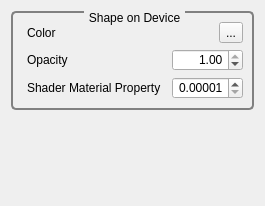
<?xml version="1.0" encoding="UTF-8"?>
<ui version="4.0">
 <class>GvQCustomEditor</class>
 <widget class="QWidget" name="GvQCustomEditor">
  <property name="geometry">
   <rect>
    <x>0</x>
    <y>0</y>
    <width>230</width>
    <height>206</height>
   </rect>
  </property>
  <property name="windowTitle">
   <string>Custom Editor</string>
  </property>
  <property name="styleSheet">
   <string>QGroupBox
{
     background-color: qlineargradient(x1: 0, y1: 0, x2: 0, y2: 1,
                                       stop: 0 #E0E0E0, stop: 1 #FFFFFF);
     border: 2px solid gray;
     border-radius: 5px;
     margin-top: 1ex; /* leave space at the top for the title */
 }

 QGroupBox::title
{
	 subcontrol-origin: margin;
     subcontrol-position: top center; /* position at the top center */
     padding: 0 3px;
     background-color: qlineargradient(x1: 0, y1: 0, x2: 0, y2: 1,
                                       stop: 0 #FFOECE, stop: 1 #FFFFFF);
 }

QLabel
{
	border-radius: 4px;
	padding: 2px;
 }
</string>
  </property>
  <layout class="QVBoxLayout" name="verticalLayout">
   <item>
    <widget class="QGroupBox" name="mUnitsFormatGroup">
     <property name="title">
      <string>Shape on Device</string>
     </property>
     <layout class="QGridLayout" name="gridLayout_2">
      <item row="0" column="0">
       <widget class="QLabel" name="labelPositionFormatCombo">
        <property name="text">
         <string>Color</string>
        </property>
       </widget>
      </item>
      <item row="0" column="1">
       <spacer name="horizontalSpacer">
        <property name="orientation">
         <enum>Qt::Horizontal</enum>
        </property>
        <property name="sizeHint" stdset="0">
         <size>
          <width>136</width>
          <height>20</height>
         </size>
        </property>
       </spacer>
      </item>
      <item row="0" column="2">
       <widget class="QToolButton" name="_colorToolButton">
        <property name="text">
         <string>...</string>
        </property>
        <property name="icon">
         <iconset resource="../../../../Tools/GigaVoxelsViewer/GvViewerGui/Ui/resources.qrc">
          <normaloff>:/icons/Icons/Colors.png</normaloff>:/icons/Icons/Colors.png</iconset>
        </property>
       </widget>
      </item>
      <item row="1" column="0">
       <widget class="QLabel" name="label_12">
        <property name="text">
         <string>Opacity</string>
        </property>
       </widget>
      </item>
      <item row="1" column="1" colspan="2">
       <widget class="QDoubleSpinBox" name="_opacitySpinBox">
        <property name="alignment">
         <set>Qt::AlignRight|Qt::AlignTrailing|Qt::AlignVCenter</set>
        </property>
        <property name="minimum">
         <double>0.000000000000000</double>
        </property>
        <property name="maximum">
         <double>1.000000000000000</double>
        </property>
        <property name="singleStep">
         <double>0.100000000000000</double>
        </property>
        <property name="value">
         <double>1.000000000000000</double>
        </property>
       </widget>
      </item>
      <item row="2" column="0">
       <widget class="QLabel" name="label_13">
        <property name="toolTip">
         <string>distance from which full opacity will be reached</string>
        </property>
        <property name="text">
         <string>Shader Material Property</string>
        </property>
       </widget>
      </item>
      <item row="2" column="1" colspan="2">
       <widget class="QDoubleSpinBox" name="_shaderMaterialPropertySpinBox">
        <property name="alignment">
         <set>Qt::AlignRight|Qt::AlignTrailing|Qt::AlignVCenter</set>
        </property>
        <property name="decimals">
         <number>5</number>
        </property>
        <property name="minimum">
         <double>0.000010000000000</double>
        </property>
        <property name="maximum">
         <double>1.000000000000000</double>
        </property>
        <property name="singleStep">
         <double>0.010000000000000</double>
        </property>
       </widget>
      </item>
     </layout>
    </widget>
   </item>
   <item>
    <spacer name="verticalSpacer">
     <property name="orientation">
      <enum>Qt::Vertical</enum>
     </property>
     <property name="sizeHint" stdset="0">
      <size>
       <width>20</width>
       <height>60</height>
      </size>
     </property>
    </spacer>
   </item>
  </layout>
  <zorder>mUnitsFormatGroup</zorder>
 </widget>
 <resources>
  <include location="../../../../Tools/GigaVoxelsViewer/GvViewerGui/Ui/resources.qrc"/>
 </resources>
 <connections/>
</ui>
